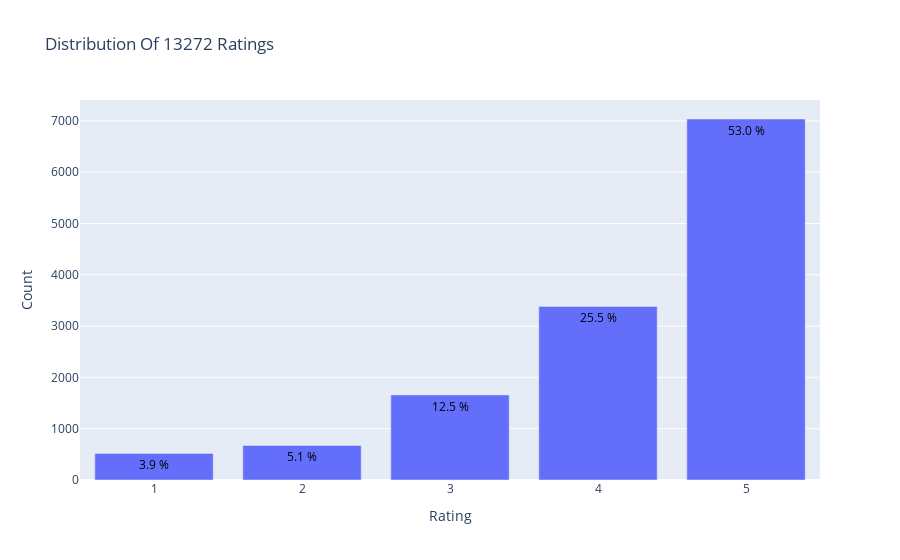

The code cell stored with this chart in its notebook:
### Markdown cell above
## Plots ----
### Ratings distribution
 The first thing is to analyze the distribution of ratings to understand among other things:
 - The rating scale: goes from 1 to 5
 - The distribution of the ratings: are the users biased to high or low rates?
 - Are the users using the entire rating scale? e.g.: sometimes people performs binary ratings even if you provide them with a more granular scale (5 good, 1 bad and nothing in between)

### Code cell
init_notebook_mode(connected=True)

# Count the number of times each rating appears in the dataset
data = df['overall'].value_counts().sort_index(ascending=False)

# Create the histogram
trace = go.Bar(x = data.index,
               text = ['{:.1f} %'.format(val) for val in (data.values / df.shape[0] * 100)],
               textposition = 'auto',
               textfont = dict(color = '#000000'),
               y = data.values,
               )
# Create layout
layout = dict(title = 'Distribution Of {} Ratings'.format(df.shape[0]),
              xaxis = dict(title = 'Rating'),
              yaxis = dict(title = 'Count'))
# Create plot
fig = go.Figure(data=[trace], layout=layout)
iplot(fig)

### Figure 1 — Plotly figure (JSON) as saved in the notebook; plotly's stock layout.template omitted (floating-point values rounded to 4 significant figures)
{"data": [{"text": ["53.0 %", "25.5 %", "12.5 %", "5.1 %", "3.9 %"], "textfont": {"color": "#000000"}, "textposition": "auto", "type": "bar", "x": [5, 4, 3, 2, 1], "y": [7037, 3384, 1659, 673, 519]}], "layout": {"title": {"text": "Distribution Of 13272 Ratings"}, "xaxis": {"title": {"text": "Rating"}}, "yaxis": {"title": {"text": "Count"}}}}
